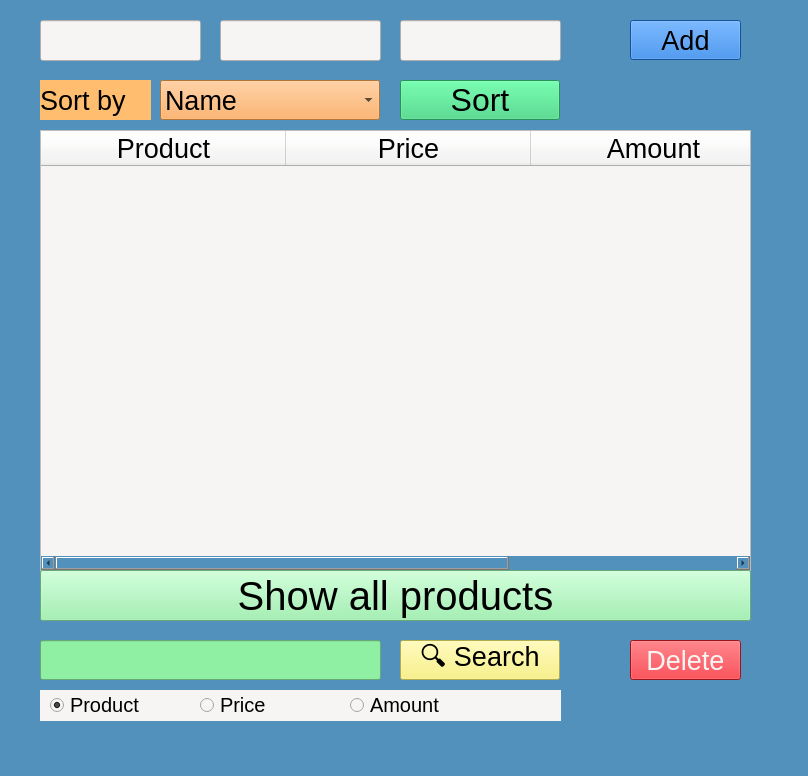
<?xml version="1.0" encoding="UTF-8"?>
<ui version="4.0">
 <class>MainWindow</class>
 <widget class="QMainWindow" name="MainWindow">
  <property name="geometry">
   <rect>
    <x>0</x>
    <y>0</y>
    <width>808</width>
    <height>776</height>
   </rect>
  </property>
  <property name="windowTitle">
   <string>MainWindow</string>
  </property>
  <property name="styleSheet">
   <string notr="true">background-color: rgb(82, 145, 187);</string>
  </property>
  <widget class="QWidget" name="centralwidget">
   <widget class="QLineEdit" name="lineProduct">
    <property name="geometry">
     <rect>
      <x>40</x>
      <y>20</y>
      <width>161</width>
      <height>41</height>
     </rect>
    </property>
    <property name="font">
     <font>
      <pointsize>20</pointsize>
     </font>
    </property>
    <property name="styleSheet">
     <string notr="true">background-color: rgb(246, 245, 244);</string>
    </property>
   </widget>
   <widget class="QLineEdit" name="linePrice">
    <property name="geometry">
     <rect>
      <x>220</x>
      <y>20</y>
      <width>161</width>
      <height>41</height>
     </rect>
    </property>
    <property name="font">
     <font>
      <pointsize>20</pointsize>
     </font>
    </property>
    <property name="styleSheet">
     <string notr="true">background-color: rgb(246, 245, 244);</string>
    </property>
   </widget>
   <widget class="QLineEdit" name="lineAmount">
    <property name="geometry">
     <rect>
      <x>400</x>
      <y>20</y>
      <width>161</width>
      <height>41</height>
     </rect>
    </property>
    <property name="font">
     <font>
      <pointsize>20</pointsize>
     </font>
    </property>
    <property name="styleSheet">
     <string notr="true">background-color: rgb(246, 245, 244);</string>
    </property>
   </widget>
   <widget class="QPushButton" name="btnAdd">
    <property name="geometry">
     <rect>
      <x>630</x>
      <y>20</y>
      <width>111</width>
      <height>40</height>
     </rect>
    </property>
    <property name="font">
     <font>
      <pointsize>20</pointsize>
     </font>
    </property>
    <property name="styleSheet">
     <string notr="true">background-color: rgb(28, 113, 216);</string>
    </property>
    <property name="text">
     <string>Add</string>
    </property>
   </widget>
   <widget class="QTableWidget" name="tProducts">
    <property name="geometry">
     <rect>
      <x>40</x>
      <y>130</y>
      <width>711</width>
      <height>441</height>
     </rect>
    </property>
    <property name="font">
     <font>
      <pointsize>20</pointsize>
     </font>
    </property>
    <property name="styleSheet">
     <string notr="true">background-color: rgb(246, 245, 244);</string>
    </property>
    <property name="lineWidth">
     <number>1</number>
    </property>
    <property name="midLineWidth">
     <number>1</number>
    </property>
    <property name="autoScrollMargin">
     <number>16</number>
    </property>
    <property name="sortingEnabled">
     <bool>true</bool>
    </property>
    <attribute name="horizontalHeaderCascadingSectionResizes">
     <bool>true</bool>
    </attribute>
    <attribute name="horizontalHeaderMinimumSectionSize">
     <number>101</number>
    </attribute>
    <attribute name="horizontalHeaderDefaultSectionSize">
     <number>245</number>
    </attribute>
    <attribute name="horizontalHeaderShowSortIndicator" stdset="0">
     <bool>true</bool>
    </attribute>
    <attribute name="horizontalHeaderStretchLastSection">
     <bool>true</bool>
    </attribute>
    <column>
     <property name="text">
      <string>Product</string>
     </property>
     <property name="font">
      <font>
       <pointsize>20</pointsize>
      </font>
     </property>
     <property name="background">
      <color>
       <red>98</red>
       <green>160</green>
       <blue>234</blue>
      </color>
     </property>
    </column>
    <column>
     <property name="text">
      <string>Price</string>
     </property>
     <property name="font">
      <font>
       <pointsize>20</pointsize>
      </font>
     </property>
     <property name="background">
      <color>
       <red>98</red>
       <green>160</green>
       <blue>234</blue>
      </color>
     </property>
    </column>
    <column>
     <property name="text">
      <string>Amount</string>
     </property>
     <property name="font">
      <font>
       <pointsize>20</pointsize>
      </font>
     </property>
     <property name="background">
      <color>
       <red>98</red>
       <green>160</green>
       <blue>234</blue>
      </color>
     </property>
    </column>
   </widget>
   <widget class="QLineEdit" name="linesearch">
    <property name="geometry">
     <rect>
      <x>40</x>
      <y>640</y>
      <width>341</width>
      <height>40</height>
     </rect>
    </property>
    <property name="font">
     <font>
      <pointsize>20</pointsize>
     </font>
    </property>
    <property name="styleSheet">
     <string notr="true">background-color: rgb(143, 240, 164);</string>
    </property>
   </widget>
   <widget class="QPushButton" name="btnsearch">
    <property name="geometry">
     <rect>
      <x>400</x>
      <y>640</y>
      <width>160</width>
      <height>40</height>
     </rect>
    </property>
    <property name="font">
     <font>
      <pointsize>20</pointsize>
     </font>
    </property>
    <property name="styleSheet">
     <string notr="true">background-color: rgb(249, 240, 107);</string>
    </property>
    <property name="text">
     <string>🔍 Search</string>
    </property>
   </widget>
   <widget class="QPushButton" name="deleteSearch">
    <property name="geometry">
     <rect>
      <x>630</x>
      <y>640</y>
      <width>111</width>
      <height>40</height>
     </rect>
    </property>
    <property name="font">
     <font>
      <pointsize>20</pointsize>
     </font>
    </property>
    <property name="styleSheet">
     <string notr="true">background-color: rgb(224, 27, 36);
color: rgb(246, 245, 244);</string>
    </property>
    <property name="text">
     <string>Delete</string>
    </property>
   </widget>
   <widget class="QPushButton" name="btnshowall">
    <property name="geometry">
     <rect>
      <x>40</x>
      <y>570</y>
      <width>711</width>
      <height>51</height>
     </rect>
    </property>
    <property name="font">
     <font>
      <pointsize>30</pointsize>
     </font>
    </property>
    <property name="styleSheet">
     <string notr="true">background-color: rgb(143, 240, 164);
color: rgb(0, 0, 0);</string>
    </property>
    <property name="text">
     <string>Show all products</string>
    </property>
   </widget>
   <widget class="QComboBox" name="combosort">
    <property name="geometry">
     <rect>
      <x>160</x>
      <y>80</y>
      <width>220</width>
      <height>40</height>
     </rect>
    </property>
    <property name="font">
     <font>
      <pointsize>20</pointsize>
     </font>
    </property>
    <property name="layoutDirection">
     <enum>Qt::LeftToRight</enum>
    </property>
    <property name="styleSheet">
     <string notr="true">background-color: rgb(255, 163, 72);</string>
    </property>
    <item>
     <property name="text">
      <string>Name</string>
     </property>
    </item>
    <item>
     <property name="text">
      <string>Price</string>
     </property>
    </item>
    <item>
     <property name="text">
      <string>Amount</string>
     </property>
    </item>
   </widget>
   <widget class="QLabel" name="label">
    <property name="geometry">
     <rect>
      <x>40</x>
      <y>80</y>
      <width>111</width>
      <height>40</height>
     </rect>
    </property>
    <property name="font">
     <font>
      <pointsize>20</pointsize>
     </font>
    </property>
    <property name="styleSheet">
     <string notr="true">background-color: rgb(255, 190, 111);</string>
    </property>
    <property name="text">
     <string>Sort by</string>
    </property>
   </widget>
   <widget class="QWidget" name="widget" native="true">
    <property name="geometry">
     <rect>
      <x>40</x>
      <y>690</y>
      <width>521</width>
      <height>31</height>
     </rect>
    </property>
    <property name="styleSheet">
     <string notr="true">background-color: rgb(246, 245, 244);</string>
    </property>
    <widget class="QRadioButton" name="rbproduct">
     <property name="geometry">
      <rect>
       <x>10</x>
       <y>0</y>
       <width>110</width>
       <height>30</height>
      </rect>
     </property>
     <property name="font">
      <font>
       <pointsize>15</pointsize>
      </font>
     </property>
     <property name="text">
      <string>Product</string>
     </property>
     <property name="checked">
      <bool>true</bool>
     </property>
    </widget>
    <widget class="QRadioButton" name="rbprice">
     <property name="geometry">
      <rect>
       <x>160</x>
       <y>0</y>
       <width>110</width>
       <height>30</height>
      </rect>
     </property>
     <property name="font">
      <font>
       <pointsize>15</pointsize>
      </font>
     </property>
     <property name="text">
      <string>Price</string>
     </property>
    </widget>
    <widget class="QRadioButton" name="rbamount">
     <property name="geometry">
      <rect>
       <x>310</x>
       <y>0</y>
       <width>110</width>
       <height>30</height>
      </rect>
     </property>
     <property name="font">
      <font>
       <pointsize>15</pointsize>
      </font>
     </property>
     <property name="text">
      <string>Amount</string>
     </property>
    </widget>
   </widget>
   <widget class="QPushButton" name="btnSort">
    <property name="geometry">
     <rect>
      <x>400</x>
      <y>80</y>
      <width>160</width>
      <height>40</height>
     </rect>
    </property>
    <property name="font">
     <font>
      <pointsize>24</pointsize>
     </font>
    </property>
    <property name="styleSheet">
     <string notr="true">background-color: rgb(51, 209, 122);</string>
    </property>
    <property name="text">
     <string>Sort</string>
    </property>
   </widget>
  </widget>
 </widget>
 <resources/>
 <connections/>
</ui>
